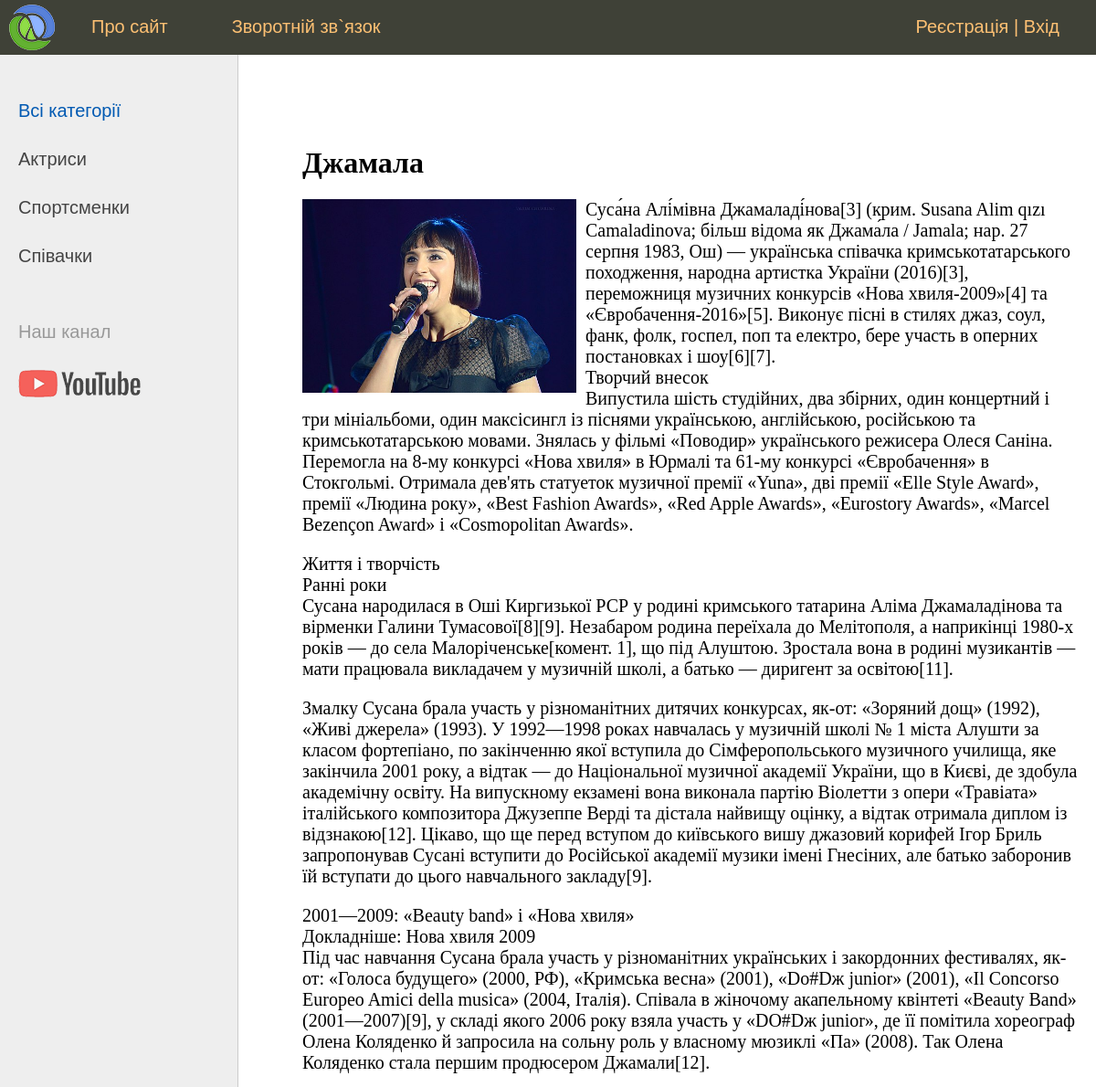
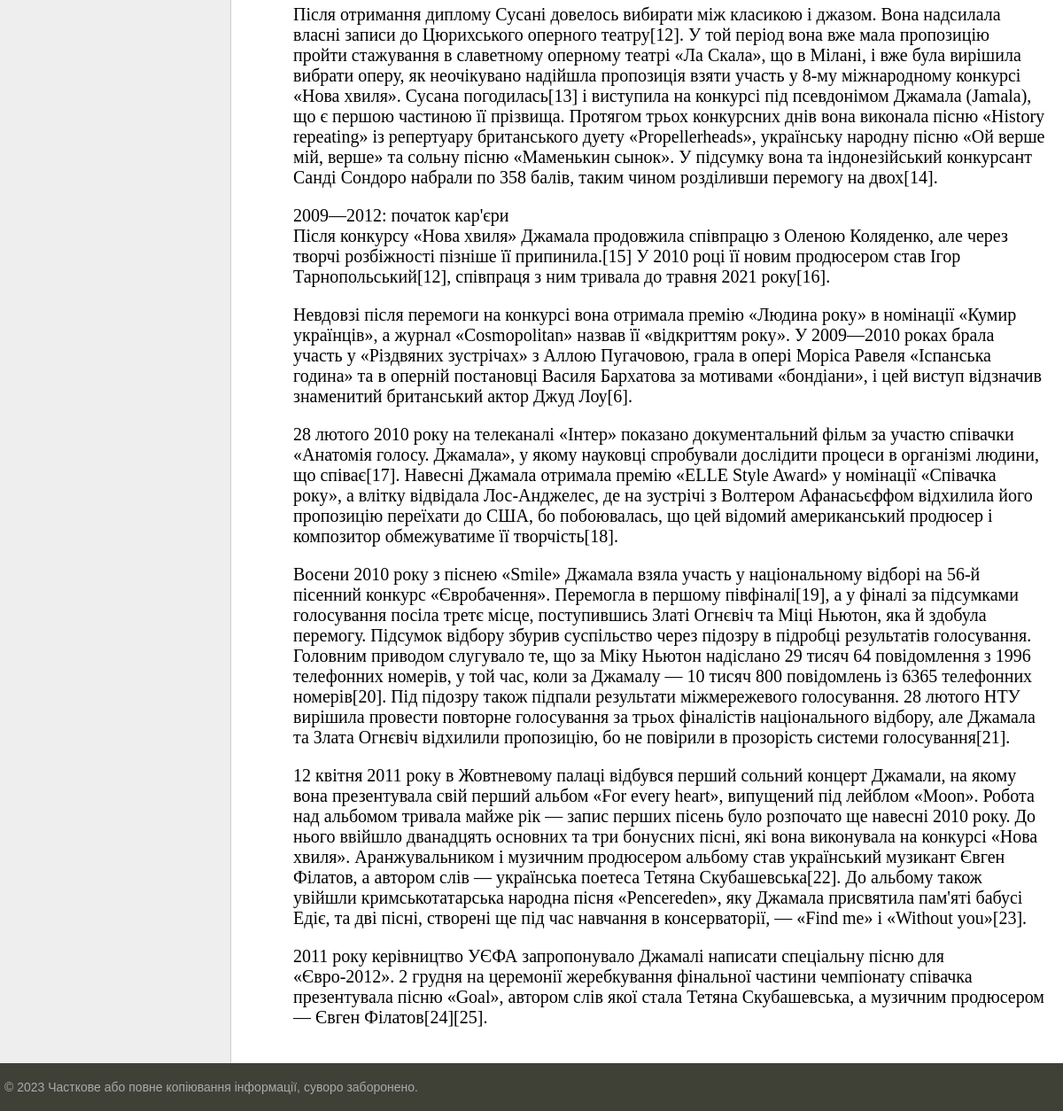
The app's page /post/dzhamala/ with its own data (2 pictures, top to bottom).
### women/models.py (models this page shows, shortened)
class Category(models.Model):
    name = models.CharField(max_length=100, db_index=True, verbose_name='Категорія')
    slug = models.SlugField(max_length=255, unique=True, db_index=True, verbose_name='URL')
    def get_absolute_url(self):
        return reverse('category', kwargs={'cat_slug': self.slug})
    class Meta:
        verbose_name = 'Категорія'
        verbose_name_plural = 'Категорії'
        ordering = ['id']

class Women(models.Model):
    title = models.CharField(max_length=255, verbose_name='Заголовок')
    slug = models.SlugField(max_length=255, unique=True, db_index=True, verbose_name='URL')
    content = models.TextField(blank=True, verbose_name='Текст публікації')
    photo = models.ImageField(upload_to="photos/%Y/%m/%d/", verbose_name='Фото')
    time_create = models.DateTimeField(auto_now_add=True, verbose_name='Дата створення')
    time_update = models.DateTimeField(auto_now=True, verbose_name='Дата змінення')
    is_published = models.BooleanField(default=True, verbose_name='Опубліковано')
    cat = models.ForeignKey(Category, on_delete=models.PROTECT, verbose_name='Категорія')
    class Meta:
        verbose_name = 'Відомі жінки'
        verbose_name_plural = 'Відомі жінки'
        ordering = ['id']

### women/views.py (the view)
# urls.py: path('post/<slug:post_slug>/', ShowPost.as_view(), name='post'),
class ShowPost(DataMixin, DetailView):
    model = Women
    template_name = 'women/post.html'
    slug_url_kwarg = 'post_slug'
    context_object_name = 'post'
    def get_context_data(self, *, object_list=None, **kwargs):
        context = super().get_context_data(**kwargs)
        c_def = self.get_user_context(title='post')
        return dict(list(context.items()) + list(c_def.items()))

### women/utils.py (called while the page is built)
    def get_user_context(self, **kwargs):
        context = kwargs
        cats = cache.get('cats')
        if not cats:
            cats = Category.objects.annotate(Count('women'))
            cache.set('cats', cats, 60)
        user_menu = menu.copy()
        if not self.request.user.is_authenticated:
            user_menu.pop(1)
        context['menu'] = user_menu
        context['cats'] = cats
        if 'cat_selected' not in context:
            context['cat_selected'] = 0
        return context

### women/templates/women/post.html
{% extends 'women/base.html' %}
{% block content %}
  <h1>{{ post.title }}</h1>
{% if post.photo %}
  <p><img class="img-article-left" src="{{ post.photo.url }}"></p>
{% endif %}
{{ post.content|linebreaks }}
{% endblock %}

### women/templates/women/base.html (shortened to what this page needs)
<!DOCTYPE html>
{% load static %}
{% load women_tags %}
<html>
<head>
    <link type="text/css" href="{% static 'women/css/styles.css' %}" rel="stylesheet"/>
</head>
<body>
<table class="table-page" border=0 cellpadding="0" cellspacing="0">
    <tr>
        <td valign=top>
            {% block mainmenu %}
            <div class="header">
                <ul id="mainmenu" class="mainmenu">
                    <li class="logo"><a href="{% url 'home' %}">
                        <div class="logo"></div>
                    </a></li>
                    {% for m in menu %}
                            <li><a href="{% url m.url_name %}">{{m.title}}</a></li>
                    {% endfor %}
                    {% if request.user.is_authenticated %}
                        <li class="last">{{ user.username }} | <a href="{% url 'logout' %}">Вихід</a></li>
                    {% else %}
                        <li class="last">
                            <a href="{% url 'register' %}">Реєстрація</a>
                            |
                            <a href="{% url 'login' %}">Вхід</a>
                        </li>
                    {% endif %}
                </ul>
            </div>
            {% endblock mainmenu %}
            <table class="table-content" border=0 cellpadding="0" cellspacing="0">
                <tr>
                    <td valign="top" class="left-chapters">
                        <ul id="leftchapters">
                            {% if cat_selected == 0 %}
                                <li class="selected">Всі категорії</li>
                            {% else %}
                                <li><a href="{% url 'home' %}">Всі категорії</a></li>
                            {% endif %}
                            {% for c in cats %}
                                {% if c.women__count > 0 %}
                                    {% if c.pk == cat_selected %}
                                    <li class="selected">{{ c.name }}</li>
                                    {% else %}
                                    <li><a href="{{ c.get_absolute_url }}">{{ c.name }}</a></li>
                                    {% endif %}
                                {% endif %}
                            {% endfor %}
                            <li class="share">
                                <p>Наш канал</p>
                                <a class="share-yt"
                                   href="https://www.youtube.com/watch?v=yNycw9zhO98&list=RDyNycw9zhO98&start_radio=1"
                                   target="_blank" rel="nofollow"></a>
                            </li>
                        </ul>
                    </td>
                    <td valign="top" class="content">
                        <div class="content-text">
                            {% block content %}
                            {% endblock %}
                        </div>
                    </td>
                </tr>
            </table>
        </td>
    </tr>
    <tr>
        <td valign=top>
            <div id="footer">
                <p>&copy; 2023 Часткове або повне копіювання інформації, суворо заборонено.</p>
            </div>
        </td>
    </tr>
</table>
</body>
</html>

### women/static/women/css/styles.css (style rules this page uses)
html, body { font-family: 'Arial'; margin: 0; padding: 0; height: 100%; width: 100%; color: #444; }
a { color: #0059b2; text-decoration: none; }
img { max-width: 600px; height: auto; }
img.img-article-left { max-width: 300px; height: auto; float: left; padding: 0 10px 10px 0; }
.table-page { width: 100%; height: 100%; vertical-align: top; }
.table-page tr { height: 100%; }
.header { background: #3F4137; height: 60px; }
.logo { background: url('../images/logo.png') no-repeat 10px 5px; width: 70px; height: 60px; }
ul.mainmenu { list-style: none; margin: 0; padding: 0; height: 60px; color: #fdc073; font-size: 20px; overflow: hidden; }
ul.mainmenu li { float: left; margin: 18px 40px 0 30px; }
ul.mainmenu li.logo { margin: 0; }
ul.mainmenu li.last { float: right; }
ul.mainmenu li a { color: #fdc073; text-decoration: none; }
.table-content { width: 100%; min-height: 100%; height: 100%; }
.left-chapters { margin: 0; background: #eee; border-right: 1px solid #ccc; min-height: 100%; }
.left-chapters ul { width: 230px; min-height: 100%; margin: 0; padding: 20px 10px 10px 20px; list-style: none; font-size: 20px; }
.left-chapters ul li { margin: 30px 0 0 0; color: #999; }
.left-chapters ul li.selected { color: #0059b2; }
.left-chapters ul li a { color: #444; text-decoration: none; }
.left-chapters ul li.share { margin: 60px 0 0 0; }
.left-chapters ul li.share p { margin: 30px 0 30px 0; }
.left-chapters ul li.share a { display: inline-block; width: 40px; height: 40px; margin: 0 20px 0 0; }
.left-chapters ul li.share a.share-yt { width: 100%; height: 30px; background: url('../images/share_yt.png') no-repeat 0 0 }
.content { padding: 40px 20px 20px 40px; width: 100%; box-sizing: border-box; }
.content-text { margin: 60px 0 0 30px; color: #000; font-size: 20px; font-family: Yandex Sans Display Light; }
.content-text h1 { font-size: 32px; }
#footer { box-sizing: border-box; background: #3F4137; padding: 5px; color: #aaa; font-size: 14px; font-family: Verdana, Geneva, Arial, Helvetica; text-align: left; overflow: hidden; }

### records on screen
Category: name "Актриси"
Category: name "Спортсменки"
Category: name "Співачки"
Women: title "Джамала", photo (picture), content "Суса́на Алі́мівна Джамаладі́нова[3] (крим. Susana Alim qızı Camaladinova; більш відома як Джама́ла / Jamala; нар. 27 серпня 1983, Ош) — українська співачка кримськотатарського походження, народна артистка України (2016)[3], переможниця музичних конкурсів «Нова хвиля-2009»[4] та «Євробачення-2016»[5]. Виконує пісні в стилях джаз, соул, фанк, фолк, госпел, поп та електро, бере участь в оперних постановках і шоу[6][7]. Творчий внесок Випустила шість студійних, два збірних, один концертний і три мініальбоми, один максісингл із піснями українською, англійською, російською та кримськотатарською мовами. Знялась у фільмі «Поводир» українського режисера Олеся Саніна. Перемогла на 8-му конкурсі «Нова…"

### other values on screen
{{ m.title }} "Про сайт" "Зворотній зв`язок"
